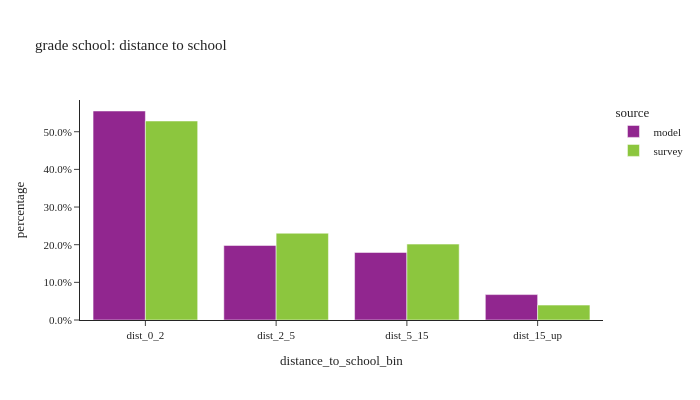

The cell this chart's notebook holds for it:
### Code cell
# distance to school: grade school
util.plot_share_barchart(per_data.loc[(per_data['pstudent']==1) & (per_data['age']<=14)], 'person_weight', 'distance_to_school_bin', title="grade school: distance to school")

### Figure 1 — Plotly figure (JSON) as saved in the notebook; plotly's stock layout.template omitted (floating-point values rounded to 4 significant figures)
{"data": [{"alignmentgroup": "True", "customdata": [[416100.0, 416100.0], [148400.0, 148400.0], [134500.0, 134500.0], [50600.0, 50600.0]], "hovertemplate": "source=model<br>distance_to_school_bin=%{x}<br>percentage=%{y}<br>weighted_sum=%{customdata[0]}<br>sample_size=%{customdata[1]}<extra></extra>", "legendgroup": "model", "marker": {"color": "#91268F", "pattern": {"shape": ""}}, "name": "model", "offsetgroup": "model", "orientation": "v", "showlegend": true, "textposition": "auto", "type": "bar", "x": ["dist_0_2", "dist_2_5", "dist_5_15", "dist_15_up"], "xaxis": "x", "y": [0.5551, 0.198, 0.1794, 0.0675], "yaxis": "y"}, {"alignmentgroup": "True", "customdata": [[280700.0, 316.0], [122400.0, 172.0], [107000.0, 83.0], [21020.0, 19.0]], "hovertemplate": "source=survey<br>distance_to_school_bin=%{x}<br>percentage=%{y}<br>weighted_sum=%{customdata[0]}<br>sample_size=%{customdata[1]}<extra></extra>", "legendgroup": "survey", "marker": {"color": "#8CC63E", "pattern": {"shape": ""}}, "name": "survey", "offsetgroup": "survey", "orientation": "v", "showlegend": true, "textposition": "auto", "type": "bar", "x": ["dist_0_2", "dist_2_5", "dist_5_15", "dist_15_up"], "xaxis": "x", "y": [0.5285, 0.2304, 0.2015, 0.03958], "yaxis": "y"}], "layout": {"barmode": "group", "height": 400, "legend": {"title": {"text": "source"}, "tracegroupgap": 0}, "title": {"text": "grade school: distance to school"}, "width": 700, "xaxis": {"anchor": "y", "domain": [0.0, 1.0], "title": {"text": "distance_to_school_bin"}}, "yaxis": {"anchor": "x", "domain": [0.0, 1.0], "tickformat": ".1%", "title": {"text": "percentage"}}}}
